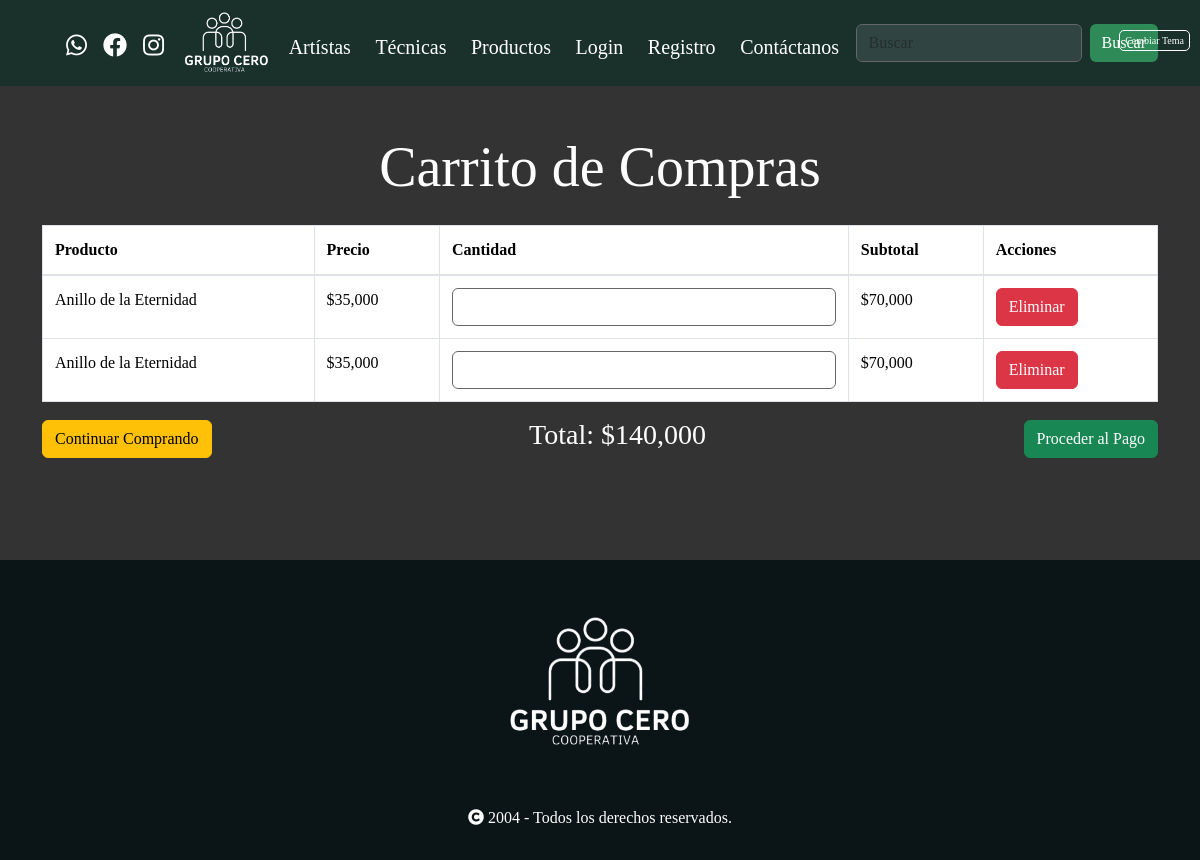
The app's page /carrito/, older data.
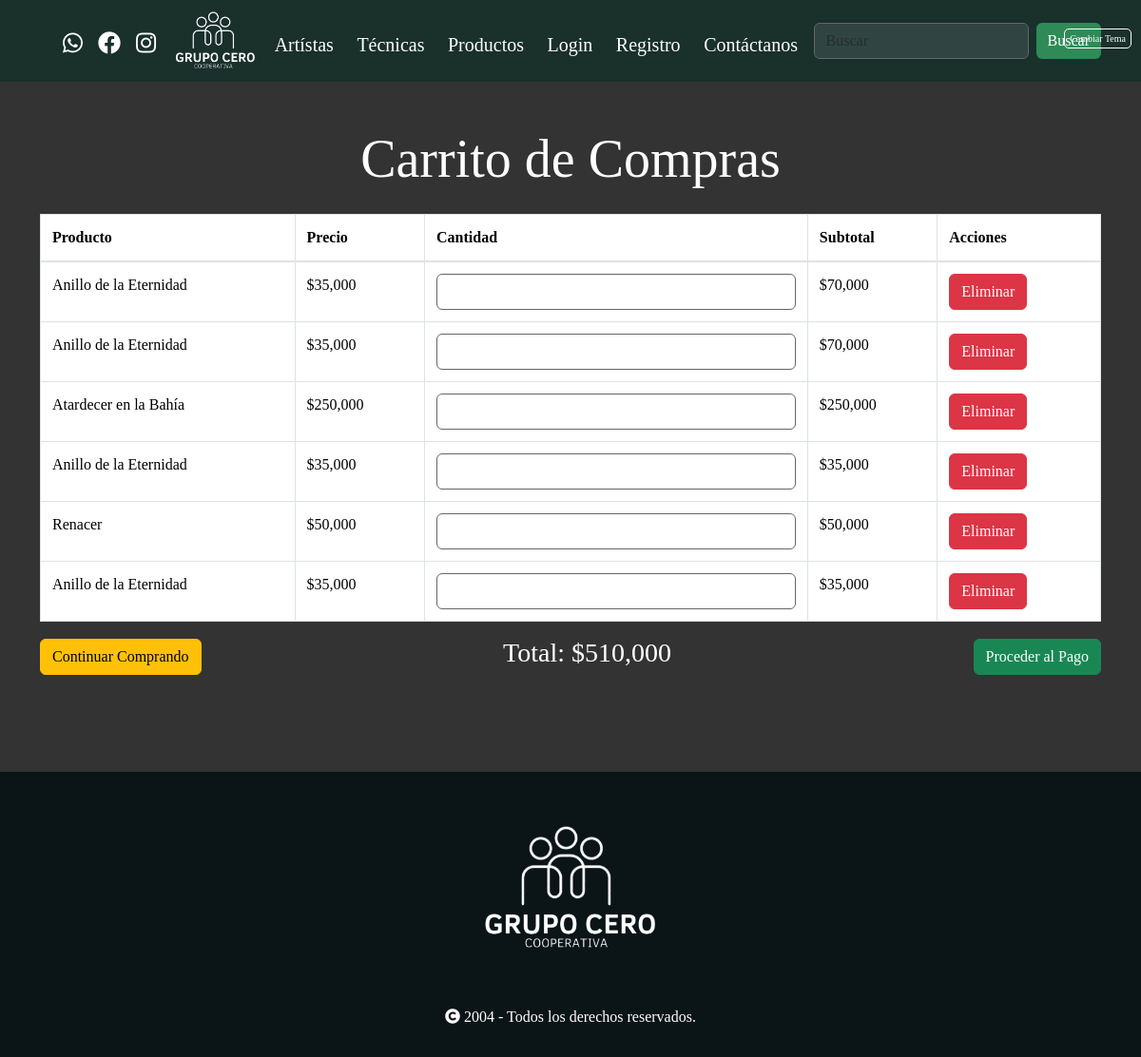
The same page, newer data.
### storegrupozero/models.py (models this page shows, shortened)
class CartItem(models.Model):
    user = models.ForeignKey(User, null=True, blank=True, on_delete=models.CASCADE)
    session_key = models.CharField(max_length=40, null=True, blank=True)
    product = models.ForeignKey('Product', on_delete=models.CASCADE)
    quantity = models.PositiveIntegerField(default=1)
    created_at = models.DateTimeField(auto_now_add=True)
    updated_at = models.DateTimeField(auto_now=True)

class Product(models.Model):
    name = models.CharField(max_length=100)
    description = models.TextField()
    price = models.DecimalField(max_digits=10, decimal_places=2)
    image = models.ImageField(upload_to='products/')
    stock = models.PositiveIntegerField(default=1)
    artist = models.ForeignKey(Artist, on_delete=models.CASCADE, related_name='products')
    technique = models.ForeignKey(Technique, on_delete=models.CASCADE, related_name='products')
    created_at = models.DateTimeField(auto_now_add=True)
    updated_at = models.DateTimeField(auto_now=True)

class Cart(models.Model):
    user = models.ForeignKey(User, null=True, blank=True, on_delete=models.CASCADE)
    session_key = models.CharField(max_length=40, null=True, blank=True)
    items = models.ManyToManyField('CartItem', blank=True)
    created_at = models.DateTimeField(auto_now_add=True)
    updated_at = models.DateTimeField(auto_now=True)

### storegrupozero/views.py (the view)
# urls.py: path('carrito/', views.view_cart, name='view_cart'),
def view_cart(request):
    cart, created = Cart.objects.get_or_create(user=request.user if request.user.is_authenticated else None, session_key=request.session.session_key)
    return render(request, 'carrito.html', {'cart': cart})

### storegrupozero/templatetags/cart_extras.py (called while the page is built)
@register.filter
def multiply(value, arg):
    return value * arg

@register.filter
def sum_total(cart_items):
    return sum(item.product.price * item.quantity for item in cart_items)

### storegrupozero/templates/carrito.html (shortened to what this page needs)
{% extends 'base.html' %}
{% load cart_extras %}
{% load humanize %}
{% block content %}
<div class="container mt-5">
  <h1 class="titulo-seccion text-center mb-4">Carrito de Compras</h1>
  {% if cart.items.count > 0 %}
    <table class="table table-bordered">
      <thead>
        <tr>
          <th>Producto</th>
          <th>Precio</th>
          <th>Cantidad</th>
          <th>Subtotal</th>
          <th>Acciones</th>
        </tr>
      </thead>
      <tbody>
        {% for item in cart.items.all %}
          <tr>
            <td>{{ item.product.name }}</td>
            <td class="price" data-price="{{ item.product.price }}">${{ item.product.price|floatformat:0|intcomma }}</td>
            <td>
              <input type="number" id="quantity-input-{{ item.id }}" name="quantity-{{ item.id }}" class="form-control quantity-input" value="{{ item.quantity }}" min="1" data-item-id="{{ item.id }}" title="Ingrese la cantidad" placeholder="Cantidad">
            </td>
            <td class="subtotal">${{ item.product.price|multiply:item.quantity|floatformat:0|intcomma }}</td>
            <td>
              <a href="{% url 'remove_from_cart' item.id %}" class="btn btn-danger">Eliminar</a>
            </td>
          </tr>
        {% endfor %}
      </tbody>
    </table>
    <div class="d-flex justify-content-between align-items-center">
      <a href="{% url 'productos' %}" class="btn btn-warning">Continuar Comprando</a>
      <h3>Total: $<span id="total">{{ cart.items.all|sum_total|floatformat:0|intcomma }}</span></h3>
      <a href="#" class="btn btn-success">Proceder al Pago</a>
    </div>
  {% else %}
    <p>Tu carrito está vacío</p>
    <a href="{% url 'productos' %}" class="btn btn-secondary">Ver Productos</a>
  {% endif %}
</div>
{% endblock %}

### storegrupozero/templates/base.html (shortened to what this page needs)
<!DOCTYPE html>
<html lang="es">
<head>
    {% load static %}
    <link rel="stylesheet" href="https://cdnjs.cloudflare.com/ajax/libs/font-awesome/5.15.4/css/all.min.css">
    <link href="https://cdn.jsdelivr.net/npm/bootstrap@5.3.3/dist/css/bootstrap.min.css" rel="stylesheet">
    <link rel="stylesheet" href="{% static 'css/styles.css' %}">
</head>
<body class="{% block body_class %}{% endblock %} tema-oscuro">
    <button id="tema-toggle" class="btn" onclick="CambiarTema()">Cambiar Tema</button>
    <nav class="navbar navbar-expand-lg">
        <div class="container">
            <div class="collapse navbar-collapse" id="navbarNav">
                <ul class="navbar-nav w-100 justify-content-center">
                    <li class="nav-item mt-3">
                        <a class="nav-link text-white" href="https://wa.me/"><i class="fab fa-whatsapp"></i></a>
                    </li>
                    <li class="nav-item mt-3">
                        <a class="nav-link text-white" href="https://facebook.com/"><i class="fab fa-facebook"></i></a>
                    </li>
                    <li class="nav-item mt-3">
                        <a class="nav-link text-white" href="https://instagram.com/"><i class="fab fa-instagram"></i></a>
                    </li>
                    <li class="nav-item d-flex justify-content-center ms-auto">
                        <img class="logo" src="{% static 'img/logo-blanco.png' %}" alt="">
                    </li>
                    <li class="nav-item d-flex justify-content-center ms-auto mt-3">
                        <a class="nav-link text-white" href="{% url 'artistas' %}">Artístas</a>
                    </li>
                    <li class="nav-item d-flex justify-content-center ms-auto mt-3">
                        <a class="nav-link text-white" href="{% url 'tecnicas' %}">Técnicas</a>
                    </li>
                    <li class="nav-item d-flex justify-content-center ms-auto mt-3">
                        <a class="nav-link text-white" href="{% url 'productos' %}">Productos</a>
                    </li>
                    <li class="nav-item d-flex justify-content-center ms-auto mt-3">
                        {% if user.is_authenticated %}
                        <a class="nav-link text-white" href="{% url 'logout' %}">Logout</a>
                        {% else %}
                        <a class="nav-link text-white" href="{% url 'login' %}">Login</a>
                        {% endif %}
                    </li>
                    {% if not user.is_authenticated %}
                    <li class="nav-item d-flex justify-content-center ms-auto mt-3">
                        <a class="nav-link text-white" href="{% url 'registro' %}">Registro</a>
                    </li>
                    {% endif %}
                    <li class="nav-item d-flex justify-content-center ms-auto mt-3">
                        {% if user.is_authenticated and user.is_superuser %}
                        <a class="nav-link text-white" href="{% url 'lista_mensajes' %}">Mensajes</a>
                        {% else %}
                        <a class="nav-link text-white" href="{% url 'contacto' %}">Contáctanos</a>
                        {% endif %}
                    </li>
                    <li class="nav-item justify-content-center ms-auto mt-3">
                        <form class="d-flex" role="search">
                            <input class="form-control me-2" type="search" placeholder="Buscar" aria-label="Search">
                            <button class="btn btn-success btn-buscar" type="submit">Buscar</button>
                        </form>
                    </li>
                </ul>
            </div>
        </div>
    </nav>
    <main>
        {% block content %}
        {% endblock %}
    </main>
    <footer class="fin text-center p-5">
        <img class="logo2" src="{% static 'img/logo-blanco.png' %}" alt="">
        <p class="text-white m-5">
            <i class="fas fa-copyright text-white"></i>
            2004 - Todos los derechos reservados.
        </p>
    </footer>
</body>
</html>

### storegrupozero/static/css/styles.css (style rules this page uses)
:root { --color1: #ff6f8d; --color2: #554f1f; --color3: #19302b; --color4: #0b1416; --color5: #fefefe; --bg-light: #ffffff; --text-light: #000000; --bg-dark: #333333; --text-dark: #ffffff; --nav-bg-dark: #222222; --input-bg-dark: #555555; --input-border-dark: #666666; --btn-green: seagreen; --btn-green-dark: #2d7042; --semi-transparent-black: rgba(0, 0, 0, 0.6); --carousel-arrow-color: #cccccc; }
:root { --color1: #ff6f8d; --color2: #554f1f; --color3: #19302b; --color4: #0b1416; --color5: #fefefe; --btn-green: seagreen; --btn-green-dark: #2d7042; --semi-transparent-black: rgba(0, 0, 0, 0.6); --carousel-arrow-color: #cccccc; }
body { font-family: "Playfair Display", serif; transition: background-color 0.3s, color 0.3s; }
body { background-image: url('../img/fondo-negro-2.jpg'); background-color: #333333; color: #ffffff; }
.navbar, .fin { background-color: var(--color3); }
.form-control, .input-semi-transparente { background-color: rgba(255, 255, 255, 0.1); color: var(--color5); border: 1px solid #666666; }
.btn-buscar, .btn-agregar-carrito, .formulario .btn { background-color: var(--btn-green); color: #ffffff; }
.titulo-seccion { font-size: 3rem; font-family: "Playfair Display", serif; margin: 3rem 0; color: var(--color5); text-align: center; }
.navbar { background-color: var(--color3); }
.logo { height: 70px; }
.navbar-nav .nav-link { font-size: 20px; font-family: "Playfair Display", serif; transition: color 0.3s; }
.navbar-nav .nav-link i { font-size: 24px; }
.btn-buscar { background-color: var(--btn-green); border: none; transition: background-color 0.3s; }
.container.mt-5 { margin-bottom: 100px; }
.table { width: 100%; margin-bottom: 1rem; color: #212529; }
.table th, .table td { padding: 0.75rem; vertical-align: top; border-top: 1px solid #dee2e6; }
.table thead th { vertical-align: bottom; border-bottom: 2px solid #dee2e6; }
.fin { background-color: var(--color4); max-height: 300px; }
.logo2 { height: 150px; }
.titulo-seccion { font-size: 3.5rem; font-family: "Playfair Display", serif; margin: 3rem 0; color: var(--color5); text-align: center; }
#tema-toggle { background-color: transparent !important; border: 1px solid white; color: white; z-index: 1000; position: absolute; top: 30px; right: 10px; padding: 2px 5px; cursor: pointer; border-radius: 5px; font-size: 10px; }
#tema-toggle::after { content: 'Cambiar\nTema'; background-color: rgba(255, 255, 255, 0.9); color: black; padding: 2px 5px; border-radius: 5px; position: absolute; top: 100%; left: 50%; transform: translateX(-50%); white-space: pre-wrap; opacity: 0; transition: opacity 0.3s ease-in-out; font-size: 8px; }

Row changes from the older to the newer data that the page shows:
added CartItem: product.name "Atardecer en la Bahía", product.price "250,000", quantity "1", product.price|multiply "250,000"
added CartItem: product.name "Anillo de la Eternidad", product.price "35,000", quantity "1", product.price|multiply "35,000"
added CartItem: product.name "Renacer", product.price "50,000", quantity "1", product.price|multiply "50,000"
added CartItem: product.name "Anillo de la Eternidad", product.price "35,000", quantity "1", product.price|multiply "35,000"
computed for Cart: items.all|sum_total "140,000" → "510,000"
